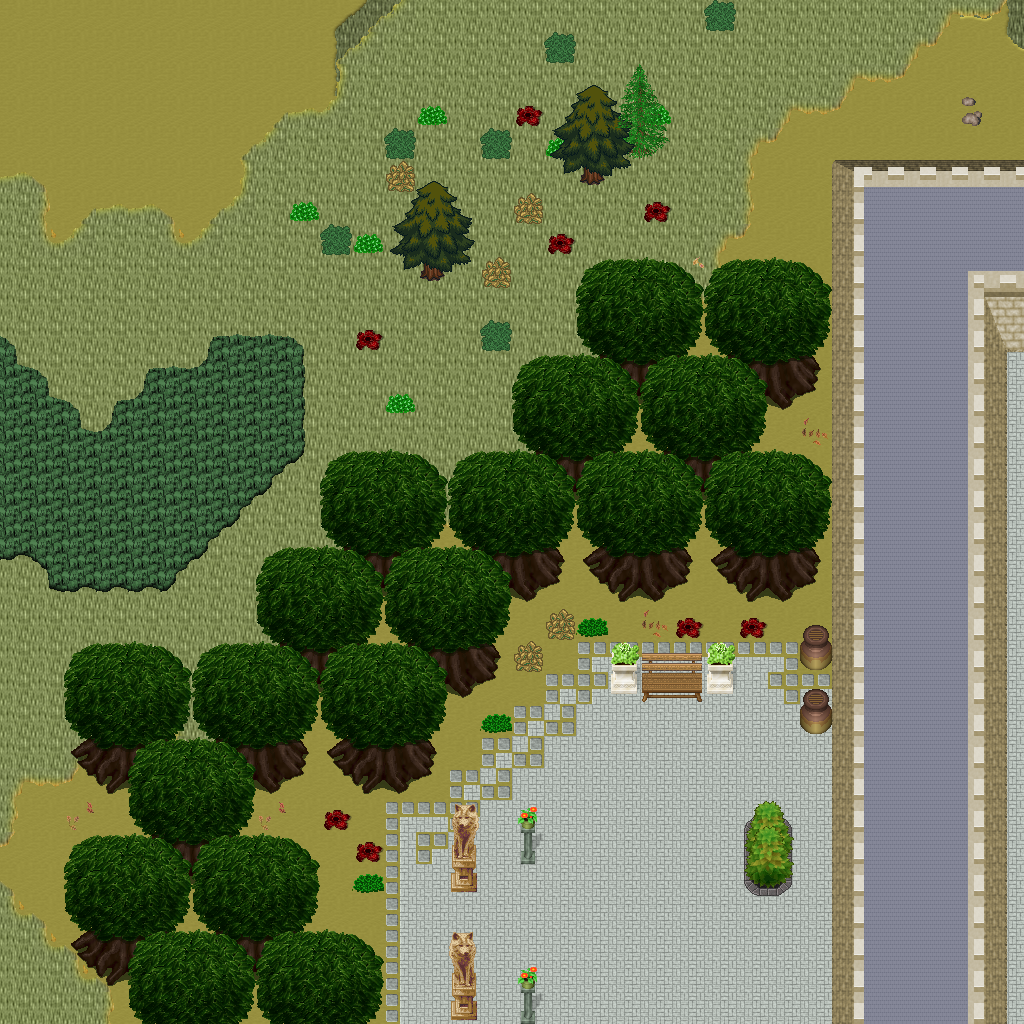

A 2D game scene composited from a Tiled map and its tileset images. What follows is a short description and the map's XML, with each tile layer's data collapsed to a summary:
An orthogonal 32x32 tile map with 32x32 px tiles, 5 tile layers (Ground, Objects, Objects2, Above, ...), 1 hidden layer not drawn, 53 tilesets.

<map version="1.10" tiledversion="1.11.0" orientation="orthogonal" renderorder="right-down" width="32" height="32" tilewidth="32" tileheight="32" infinite="0" nextlayerid="11" nextobjectid="1">
 <tileset firstgid="1" name="logic_collision" tilewidth="32" tileheight="32" tilecount="1" columns="1">
  <image source="../drawable/logic_collision.png" width="32" height="32" />
 </tileset>
 <tileset firstgid="2" name="ground_ground" tilewidth="32" tileheight="32" tilecount="33" columns="3">
  <image source="../drawable/ground_ground.png" width="96" height="352" />
 </tileset>
 <tileset firstgid="35" name="building_castle" tilewidth="32" tileheight="32" tilecount="320" columns="20">
  <image source="../drawable/building_castle.png" width="640" height="512" />
 </tileset>
 <tileset firstgid="355" name="ground_brown_paving" tilewidth="32" tileheight="32" tilecount="2" columns="2">
  <image source="../drawable/ground_brown_paving.png" width="64" height="32" />
 </tileset>
 <tileset firstgid="357" name="ground_water_water_bubbles" tilewidth="32" tileheight="32" tilecount="32" columns="8">
  <image source="../drawable/ground_water_water_bubbles.png" width="256" height="128" />
 </tileset>
 <tileset firstgid="389" name="ground_indoor_black_hole" tilewidth="32" tileheight="32" tilecount="12" columns="3">
  <image source="../drawable/ground_indoor_black_hole.png" width="96" height="128" />
 </tileset>
 <tileset firstgid="401" name="ground_ridge_earth_dark" tilewidth="32" tileheight="32" tilecount="96" columns="12">
  <image source="../drawable/ground_ridge_earth_dark.png" width="384" height="256" />
 </tileset>
 <tileset firstgid="497" name="building_roof_red" tilewidth="32" tileheight="32" tilecount="20" columns="5">
  <image source="../drawable/building_roof_red.png" width="160" height="128" />
 </tileset>
 <tileset firstgid="517" name="building_wall_wall_brown" tilewidth="32" tileheight="32" tilecount="12" columns="3">
  <image source="../drawable/building_wall_wall_brown.png" width="96" height="128" />
 </tileset>
 <tileset firstgid="529" name="plant_bush_bushes" tilewidth="32" tileheight="32" tilecount="10" columns="5">
  <image source="../drawable/plant_bush_bushes.png" width="160" height="64" />
 </tileset>
 <tileset firstgid="539" name="plant_leaves" tilewidth="32" tileheight="32" tilecount="8" columns="4">
  <image source="../drawable/plant_leaves.png" width="128" height="64" />
 </tileset>
 <tileset firstgid="547" name="object_well" tilewidth="32" tileheight="32" tilecount="4" columns="2">
  <image source="../drawable/object_well.png" width="64" height="64" />
 </tileset>
 <tileset firstgid="551" name="building_wall_wood" tilewidth="32" tileheight="32" tilecount="16" columns="4">
  <image source="../drawable/building_wall_wood.png" width="128" height="128" />
 </tileset>
 <tileset firstgid="567" name="ground_earth_edges" tilewidth="32" tileheight="32" tilecount="18" columns="6">
  <image source="../drawable/ground_earth_edges.png" width="192" height="96" />
 </tileset>
 <tileset firstgid="585" name="ground_grass_corners" tilewidth="32" tileheight="32" tilecount="24" columns="6">
  <image source="../drawable/ground_grass_corners.png" width="192" height="128" />
 </tileset>
 <tileset firstgid="609" name="ground_rock_pebbles" tilewidth="32" tileheight="32" tilecount="3" columns="1">
  <image source="../drawable/ground_rock_pebbles.png" width="32" height="96" />
 </tileset>
 <tileset firstgid="612" name="furniture_other_stick" tilewidth="32" tileheight="32" tilecount="2" columns="1">
  <image source="../drawable/furniture_other_stick.png" width="32" height="64" />
 </tileset>
 <tileset firstgid="614" name="plant_grasses" tilewidth="32" tileheight="32" tilecount="6" columns="3">
  <image source="../drawable/plant_grasses.png" width="96" height="64" />
 </tileset>
 <tileset firstgid="620" name="item_armor_sword_rack" tilewidth="32" tileheight="32" tilecount="4" columns="2">
  <image source="../drawable/item_armor_sword_rack.png" width="64" height="64" />
 </tileset>
 <tileset firstgid="624" name="building_roof_yellow" tilewidth="32" tileheight="32" tilecount="20" columns="5">
  <image source="../drawable/building_roof_yellow.png" width="160" height="128" />
 </tileset>
 <tileset firstgid="644" name="building_roof_blue" tilewidth="32" tileheight="32" tilecount="20" columns="5">
  <image source="../drawable/building_roof_blue.png" width="160" height="128" />
 </tileset>
 <tileset firstgid="664" name="plant_tree_tree_darkgreen" tilewidth="32" tileheight="32" tilecount="88" columns="8">
  <image source="../drawable/plant_tree_tree_darkgreen.png" width="256" height="352" />
 </tileset>
 <tileset firstgid="752" name="building_door_door_n" tilewidth="32" tileheight="32" tilecount="6" columns="3">
  <image source="../drawable/building_door_door_n.png" width="96" height="64" />
 </tileset>
 <tileset firstgid="758" name="item_pot_dark_barrel" tilewidth="32" tileheight="32" tilecount="2" columns="1">
  <image source="../drawable/item_pot_dark_barrel.png" width="32" height="64" />
 </tileset>
 <tileset firstgid="760" name="building_roof_green" tilewidth="32" tileheight="32" tilecount="20" columns="5">
  <image source="../drawable/building_roof_green.png" width="160" height="128" />
 </tileset>
 <tileset firstgid="780" name="building_wall_stone" tilewidth="32" tileheight="32" tilecount="12" columns="3">
  <image source="../drawable/building_wall_stone.png" width="96" height="128" />
 </tileset>
 <tileset firstgid="792" name="item_statue_metal_and_stone" tilewidth="32" tileheight="32" tilecount="6" columns="3">
  <image source="../drawable/item_statue_metal_and_stone.png" width="96" height="64" />
 </tileset>
 <tileset firstgid="798" name="ground_ladder_steps" tilewidth="32" tileheight="32" tilecount="6" columns="3">
  <image source="../drawable/ground_ladder_steps.png" width="96" height="64" />
 </tileset>
 <tileset firstgid="804" name="item_armor_armor" tilewidth="32" tileheight="32" tilecount="4" columns="4">
  <image source="../drawable/item_armor_armor.png" width="128" height="32" />
 </tileset>
 <tileset firstgid="808" name="logic_portal" tilewidth="32" tileheight="32" tilecount="24" columns="8">
  <image source="../drawable/logic_portal.png" width="256" height="96" />
 </tileset>
 <tileset firstgid="832" name="logic_creature_human_soldier" tilewidth="32" tileheight="32" tilecount="16" columns="8">
  <image source="../drawable/logic_creature_human_soldier.png" width="256" height="64" />
 </tileset>
 <tileset firstgid="848" name="ground_ladder_horizontal_dark" tilewidth="32" tileheight="32" tilecount="3" columns="1">
  <image source="../drawable/ground_ladder_horizontal_dark.png" width="32" height="96" />
 </tileset>
 <tileset firstgid="851" name="building_door_closed" tilewidth="32" tileheight="32" tilecount="1" columns="1">
  <image source="../drawable/building_door_closed.png" width="32" height="32" />
 </tileset>
 <tileset firstgid="852" name="ground_green_paving" tilewidth="32" tileheight="32" tilecount="18" columns="3">
  <image source="../drawable/ground_green_paving.png" width="96" height="192" />
 </tileset>
 <tileset firstgid="870" name="ground_earth_edges_yellowgreen" tilewidth="32" tileheight="32" tilecount="15" columns="5">
  <image source="../drawable/ground_earth_edges_yellowgreen.png" width="160" height="96" />
 </tileset>
 <tileset firstgid="885" name="ground_grass_2" tilewidth="32" tileheight="32" tilecount="21" columns="3">
  <image source="../drawable/ground_grass_2.png" width="96" height="224" />
 </tileset>
 <tileset firstgid="906" name="plant_tree_spruce" tilewidth="32" tileheight="32" tilecount="6" columns="2">
  <image source="../drawable/plant_tree_spruce.png" width="64" height="96" />
 </tileset>
 <tileset firstgid="912" name="plant_tree_evergreen" tilewidth="32" tileheight="32" tilecount="36" columns="3">
  <image source="../drawable/plant_tree_evergreen.png" width="96" height="384" />
 </tileset>
 <tileset firstgid="948" name="plant_stump_stump_pale_brown" tilewidth="32" tileheight="32" tilecount="4" columns="2">
  <image source="../drawable/plant_stump_stump_pale_brown.png" width="64" height="64" />
 </tileset>
 <tileset firstgid="952" name="plant_bush_bricked_bushes" tilewidth="32" tileheight="32" tilecount="6" columns="2">
  <image source="../drawable/plant_bush_bricked_bushes.png" width="64" height="96" />
 </tileset>
 <tileset firstgid="958" name="item_statue_wolf_statue" tilewidth="32" tileheight="32" tilecount="6" columns="2">
  <image source="../drawable/item_statue_wolf_statue.png" width="64" height="96" />
 </tileset>
 <tileset firstgid="964" name="item_pot_pot_tall" tilewidth="32" tileheight="32" tilecount="2" columns="1">
  <image source="../drawable/item_pot_pot_tall.png" width="32" height="64" />
 </tileset>
 <tileset firstgid="966" name="furniture_chair_bench_wooden" tilewidth="32" tileheight="32" tilecount="8" columns="2">
  <image source="../drawable/furniture_chair_bench_wooden.png" width="64" height="128" />
 </tileset>
 <tileset firstgid="974" name="item_statue_plants_potted_stone" tilewidth="32" tileheight="32" tilecount="6" columns="3">
  <image source="../drawable/item_statue_plants_potted_stone.png" width="96" height="64" />
 </tileset>
 <tileset firstgid="980" name="ground_dry_grass" tilewidth="32" tileheight="32" tilecount="54" columns="9">
  <image source="../drawable/ground_dry_grass.png" width="288" height="192" />
 </tileset>
 <tileset firstgid="1034" name="light_door_light" tilewidth="32" tileheight="32" tilecount="12" columns="3">
  <image source="../drawable/light_door_light.png" width="96" height="128" />
 </tileset>
 <tileset firstgid="1046" name="furniture_light_dark_torch" tilewidth="32" tileheight="32" tilecount="8" columns="2">
  <image source="../drawable/furniture_light_dark_torch.png" width="64" height="128" />
 </tileset>
 <tileset firstgid="1054" name="light_dim_yellow_light_5x5" tilewidth="32" tileheight="32" tilecount="25" columns="5">
  <image source="../drawable/light_dim_yellow_light_5x5.png" width="160" height="160" />
 </tileset>
 <tileset firstgid="1079" name="ground_ladder_vertical_dark" tilewidth="32" tileheight="32" tilecount="3" columns="3">
  <image source="../drawable/ground_ladder_vertical_dark.png" width="96" height="32" />
 </tileset>
 <tileset firstgid="1082" name="ground_rock_huge_boulder" tilewidth="32" tileheight="32" tilecount="20" columns="5">
  <image source="../drawable/ground_rock_huge_boulder.png" width="160" height="128" />
 </tileset>
 <tileset firstgid="1102" name="logic_creature_fowl" tilewidth="32" tileheight="32" tilecount="6" columns="6">
  <image source="../drawable/logic_creature_fowl.png" width="192" height="32" />
 </tileset>
 <tileset firstgid="1108" name="object_mine_rails_2" tilewidth="32" tileheight="32" tilecount="64" columns="8">
  <image source="../drawable/object_mine_rails_2.png" width="256" height="256" />
 </tileset>
 <tileset firstgid="1172" name="logic_creature_mutant" tilewidth="32" tileheight="32" tilecount="7" columns="7">
  <image source="../drawable/logic_creature_mutant.png" width="224" height="32" />
 </tileset>
 <layer id="1" name="Ground" width="32" height="32">
  <data>[1024 cells, 1024 non-empty, 6 distinct tile ids]</data>
 </layer>
 <layer id="2" name="Objects" width="32" height="32">
  <data>[1024 cells, 317 non-empty, 72 distinct tile ids]</data>
 </layer>
 <layer id="3" name="Objects2" width="32" height="32">
  <data>[1024 cells, 75 non-empty, 13 distinct tile ids]</data>
 </layer>
 <layer id="4" name="Above" width="32" height="32">
  <data>[1024 cells, 204 non-empty, 26 distinct tile ids]</data>
 </layer>
 <layer id="5" name="Above2" width="32" height="32">
  <data>[1024 cells, 76 non-empty, 8 distinct tile ids]</data>
 </layer>
 <layer id="6" name="Walkable" width="32" height="32" visible="0">
  <data>[1024 cells, 280 non-empty, 1 distinct tile ids]</data>
 </layer>
 <objectgroup id="7" name="Mapevents" />
 <objectgroup id="8" name="Spawn" />
 <objectgroup id="9" name="Keys" />
 <objectgroup id="10" name="Replace" />
</map>
